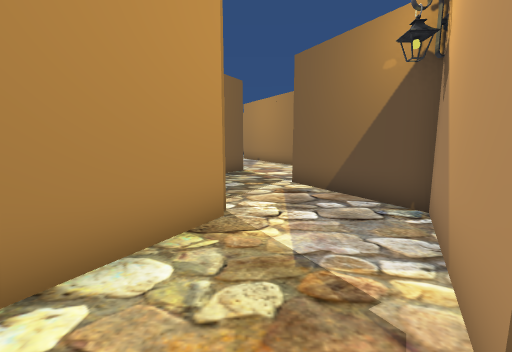
view 1 (above)

23 first-person views from a walk through a scene from a Unity 3-D project. The camera is 1.3 m above the floor, tilts 8° down and sees 90° across. The floor is counted in squares, 1 m on a side. Each view is taken from the middle of a square. On the plan, view 1 faces up. The plan holds only what a view shows up to about 13 squares ahead; the rest is blank. The place goes on beyond the plan. The player is left out.

view 2
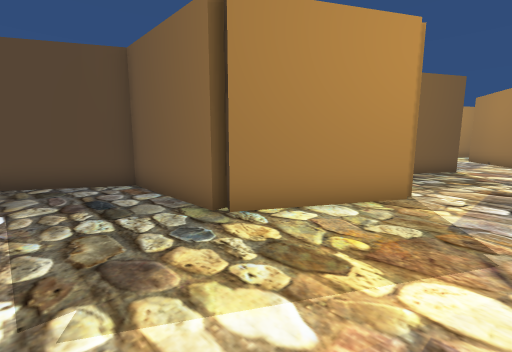

view 3
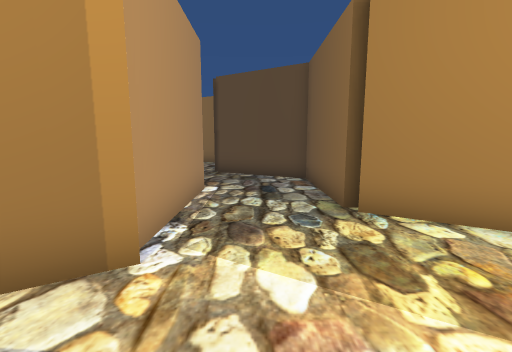

view 4
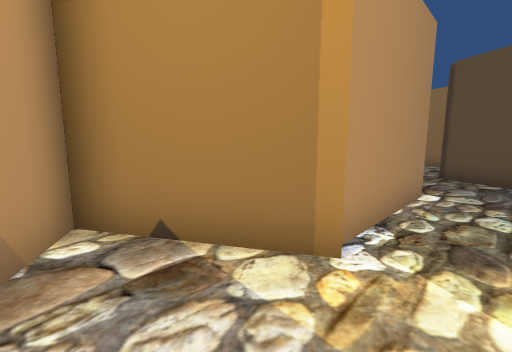

view 5
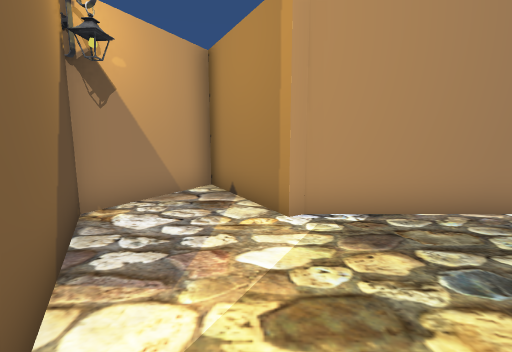

view 6
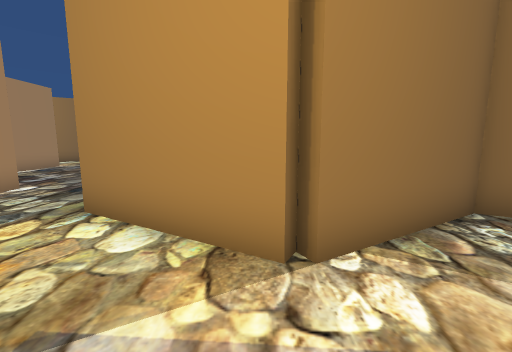

view 7
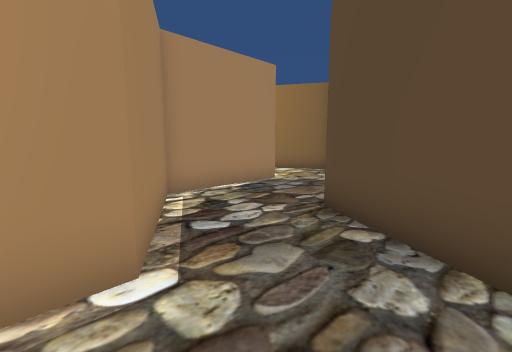

view 8
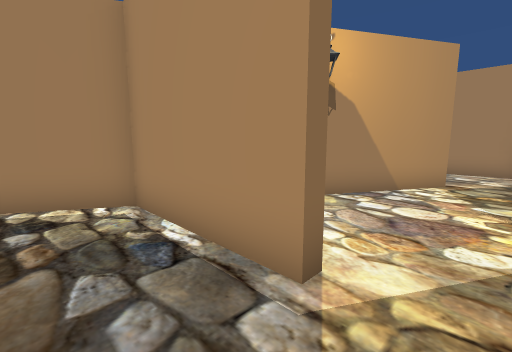

view 9
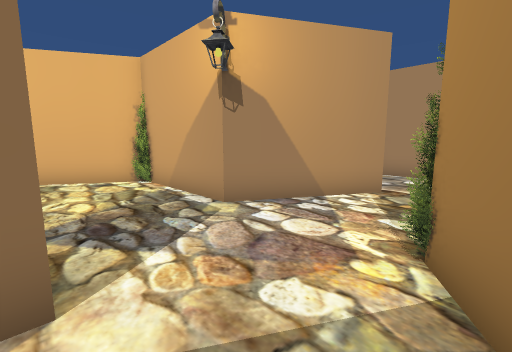

view 10
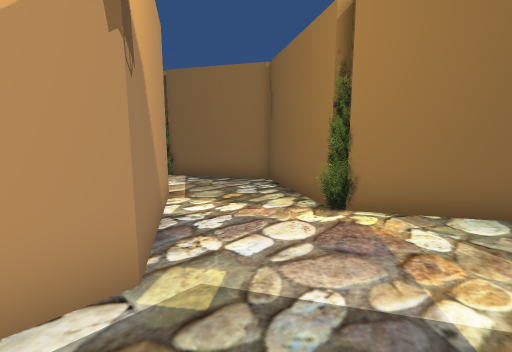

view 11
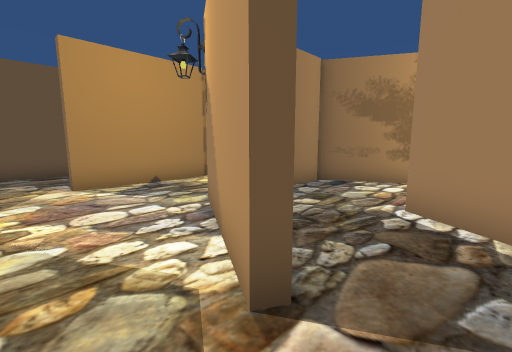

view 12
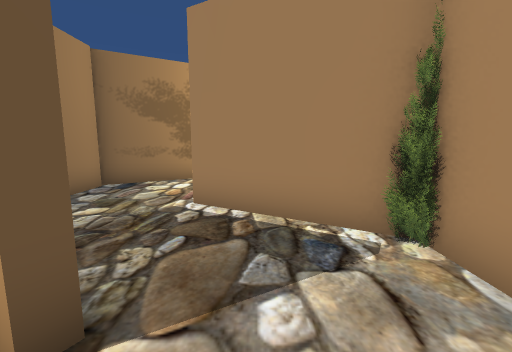

view 13
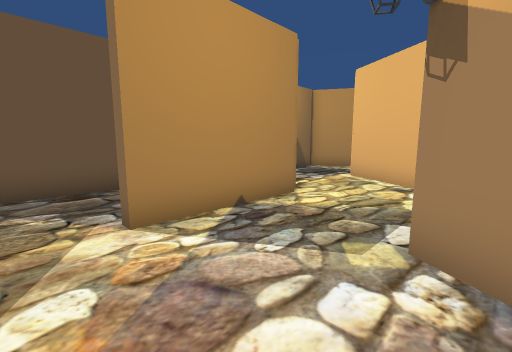

view 14
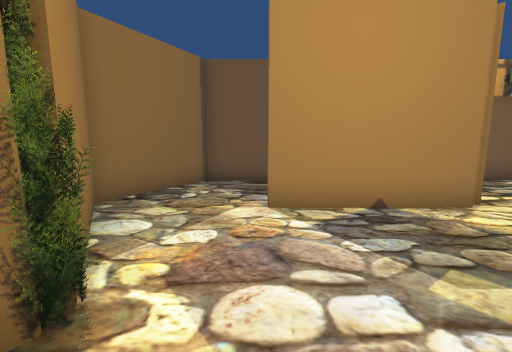

view 15
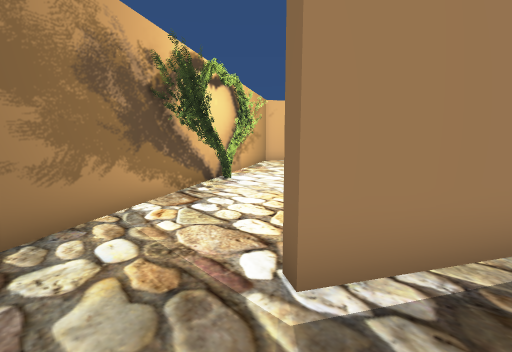

view 16
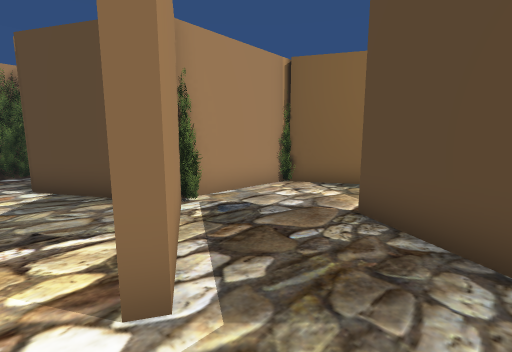

view 17
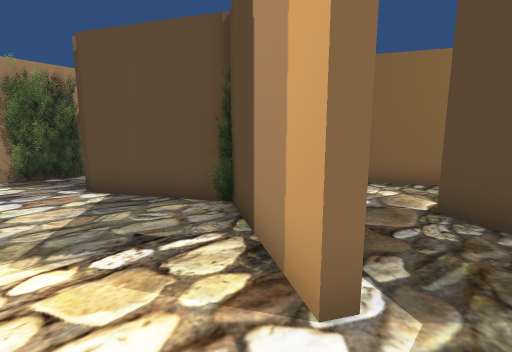

view 18
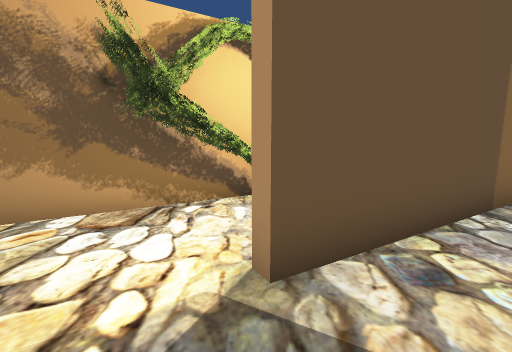

view 19
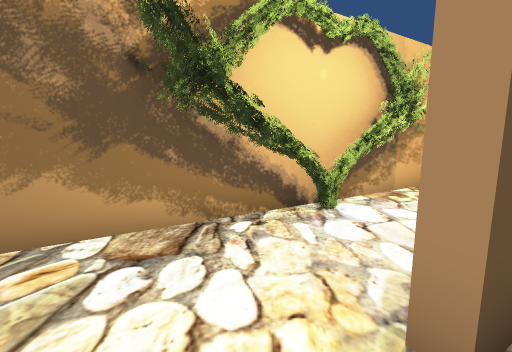

view 20
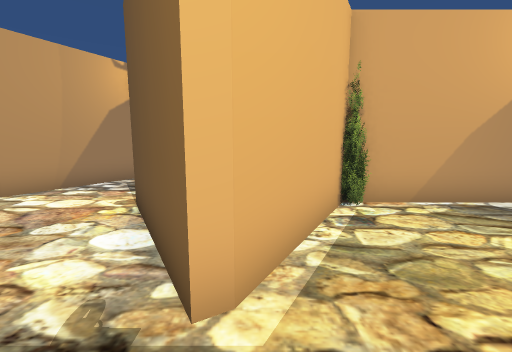

view 21
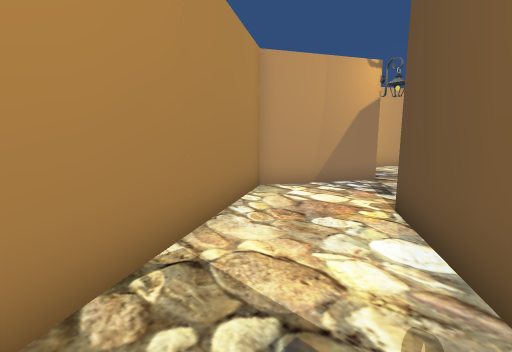

view 22
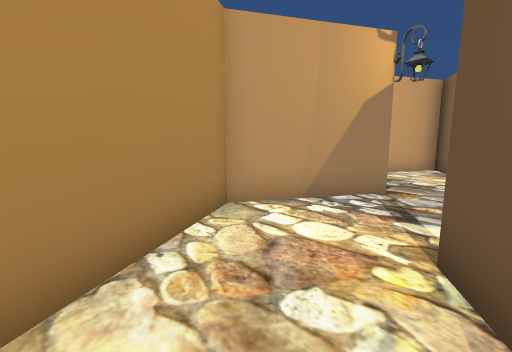

view 23
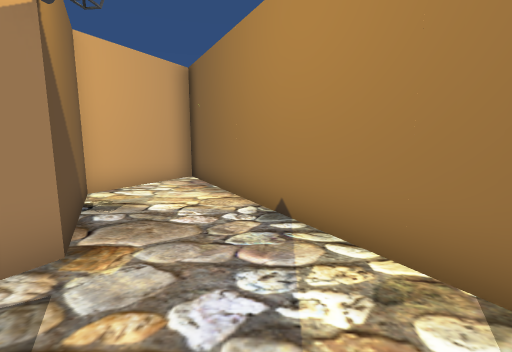

### Floor plan
Key: @ floor where view 1 was taken; # wall or solid block; . floor.
Columns run from 14 left of view 1 to 3 right of it. Each row starts with its distance up from view 1.
  9            ##...
  8            #....#
  7            ##...#
  6             ##..##
  5              #...#
  4              #...#
  3             ##..##
  2             #...#
  1        #####....#
  0        #......@.##
 -1       ##.........#
 -2       #..........#
 -3  ##### ..######..#
 -4 ##......##....#.##
 -5 #.......#.....###
 -6 #...#####..#...##
 -7 #..........##...##
 -8 ##........####...#
 -9  #.......##  #...#
-10  #...######  ....#
-11 ##..##....#.....##
-12 #...#.....##....#
-13 #...#..#...##...#
-14 #......#...##...##
-15 ##....##....##...#
-16  ######...#.##...#
-17       #...#..##..#
-18       ##..##..#.##
-19        #...#..###
-20        #...##...#

Positions as (right, up) in squares from view 1, and headings:
1: (0, 0), facing up
2: (1, -2), facing up-left
3: (2, -1), facing left
4: (2, -1), facing down-left
5: (0, 2), facing down
6: (2, 4), facing left
7: (-4, 0), facing down-left
8: (-12, -4), facing down-right
9: (-13, -6), facing down-right
10: (-8, -7), facing down-left
11: (-12, -14), facing up-right
12: (-12, -14), facing right
13: (-12, -10), facing up-right
14: (-11, -11), facing up
15: (-8, -11), facing down-right
16: (-6, -11), facing down-left
17: (-5, -12), facing down-left
18: (-7, -16), facing right
19: (-6, -15), facing right
20: (-3, -4), facing down
21: (-2, -4), facing down-right
22: (-1, -6), facing down-right
23: (-1, -10), facing down
